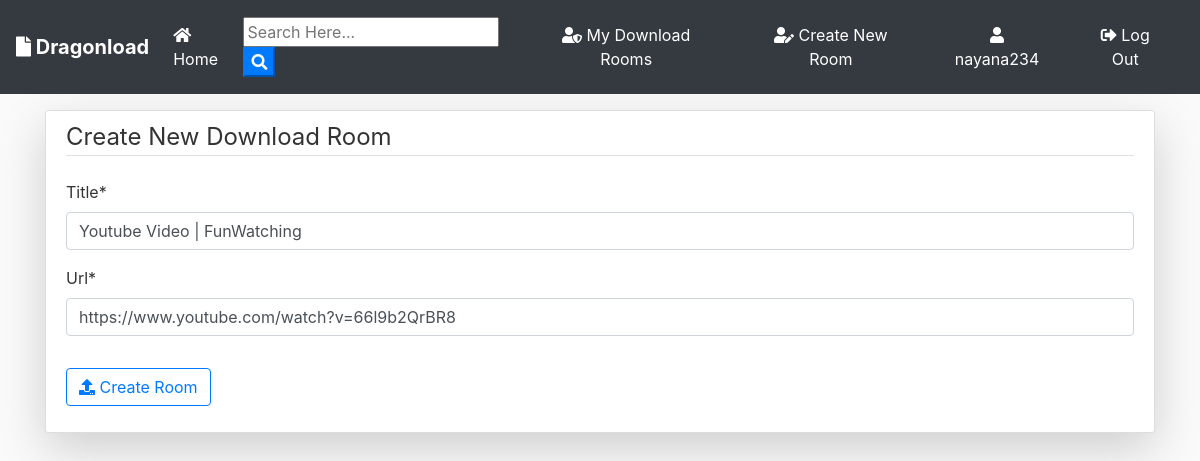
Page /post/23/update/ (signed in) on the committed database.
### blog/models.py (models this page shows, shortened)
class Post(models.Model):
	title = models.CharField(max_length=100)
	url = models.URLField(max_length = 100)
	date_posted = models.DateTimeField(default=timezone.now)
	author = models.ForeignKey(User, on_delete=models.CASCADE)

### blog/views.py (the view, shortened to what this page needs)
# urls.py: path('post/<int:pk>/update/', PostUpdateView.as_view(), name='post-update'),
class PostUpdateView(LoginRequiredMixin, UserPassesTestMixin, UpdateView):
    model = Post
    template_name = 'blog/post_form.html'
    fields = ['title', 'url',]
    def test_func(self):
        post = self.get_object()
        if self.request.user == post.author:
            return True
        return False

### blog/templates/blog/post_form.html (shortened to what this page needs)
{% extends "blog/base.html" %}
{% load crispy_forms_tags %}
{% block content %}
    <div class="content-section pt-2 mt-3 shadow-lg"  >
          <form action="" method="POST" enctype="multipart/form-data">
              <fieldset class="form-group">
                    <legend class="border-bottom mb-4">
                        Create New Download Room
                    </legend>
                    {{ form|crispy }}
              </fieldset>
              <div class="form-group">
                  <button class="btn btn-outline-primary" type="submit"><i class="fas fa-upload"></i> Create Room</button>
              </div>
          </form>
      </div>
{% endblock content %}

### blog/templates/blog/base.html (shortened to what this page needs)
{% load static %}
<!doctype html>
<html lang="en">
  <head>
    <link rel="stylesheet" href="https://stackpath.bootstrapcdn.com/bootstrap/4.3.1/css/bootstrap.min.css">
    <link rel="stylesheet" href="https://use.fontawesome.com/releases/v5.8.1/css/all.css" >
    <link rel="stylesheet" href="{% static 'blog/main.css' %}">
</head>
  <body>
        <nav class="navbar navbar-expand-lg navbar-dark bg-dark">
                <a class="navbar-brand font-weight-bold" href="{% url 'blog-home' %}"><i class="fas fa-file"></i> Dragonload</a>
                <div class="collapse navbar-collapse" id="navbarSupportedContent">
                  <ul class="navbar-nav mr-auto">
                    <li class="nav-item active">
                      <a class="nav-link" href="{% url 'blog-home' %}"><i class="fas fa-home"></i> Home <span class="sr-only">(current)</span></a>
                    </li>
                  </ul>
                  <form id="searchform" action="{% url 'search' %}" method="get">
                    <input type="text" name="q" type="text" value="{{ request.GET.q }}" placeholder="Search Here..." />
                    <button type="button" onclick="searchform.submit()" class=" text-white my-color btn-primary"><i class="fa fa-search"></i></button>
                </form>
                    {% if user.is_authenticated %}
                    <a href="{% url 'user-posts' user %}" class="btn text-white m-2"><i class="fas fa-user-shield"></i> My Download Rooms</a>
                    <a href="{% url 'post-create' %} " class="btn text-white m-2"><i class="fas fa-user-edit"></i> Create New Room</a>
                    <a href="{% url 'profile' %} " class="btn text-white m-2"><i class="fas fa-user"></i> {{ user.username }}</a>
                    <a href="{% url 'logout' %} " class="btn text-white m-2"><i class="fas fa-sign-out-alt"></i> Log Out</a>
                    {% else %}
                    <a href="{% url 'login' %} " class="btn text-white m-2"><i class="fas fa-user-tie"></i> Log In</a>
                    <a href="{% url 'register' %} " class="btn text-white m-2"> <i class="fas fa-sign-in-alt"></i> Sign Up</a>
                    {% endif %}
                </div>
              </nav>
      <div class="container my-bg">
    {% block content %}
    {% endblock  %}
</div>
  </body>
</html>

### blog/static/blog/main.css (style rules this page uses)
body { background: #fafafa; color: #333333; margin-top: 0; }
ul { margin: 0; }
.content-section { background: #ffffff; padding: 10px 20px; border: 1px solid #dddddd; border-radius: 3px; margin-bottom: 20px; }

### rows in the picture
Post: title "Youtube Video | FunWatching", url "https://www.youtube.com/watch?v=66l9b2QrBR8"

### other values in the picture
{{ user.username }} "nayana234"
